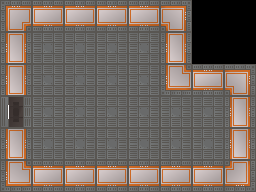

The image is a tile-based game level rendered from a .tmx file. Its description and complete source (layers, tilesets, objects, tile grids) follow:
An orthogonal 8x6 tile map with 32x32 px tiles, 3 tile layers (Color Fill, Background, Walls), 5 tilesets and 12 objects (7x rock, 2x alien, puddle, playerSpawn, exit).

<map version="1.4" tiledversion="1.4.2" orientation="orthogonal" renderorder="right-down" width="8" height="6" tilewidth="32" tileheight="32" infinite="0" nextlayerid="6" nextobjectid="13">
 <tileset firstgid="1" name="Floor" tilewidth="32" tileheight="32" tilecount="63" columns="7">
  <image source="../Assets/tileset.png" width="224" height="288" />
 </tileset>
 <tileset firstgid="64" name="Black Blocks" tilewidth="32" tileheight="32" tilecount="576" columns="24">
  <image source="../Assets/blacksquare.png" width="768" height="768" />
 </tileset>
 <tileset firstgid="640" name="Rocks" tilewidth="32" tileheight="32" tilecount="1" columns="1">
  <image source="../Assets/addwork.png" width="32" height="32" />
 </tileset>
 <tileset firstgid="641" name="Aliens" tilewidth="32" tileheight="32" tilecount="2" columns="2">
  <image source="../Assets/aliensprite_idle.png" width="64" height="32" />
 </tileset>
 <tileset firstgid="643" name="Water" tilewidth="32" tileheight="32" tilecount="1" columns="1">
  <image source="../Assets/MasterSimple.png" width="32" height="32" />
 </tileset>
 <layer id="2" name="Color Fill" width="8" height="6" locked="1">
  <data encoding="csv">
0,0,0,0,0,0,64,64,
0,0,0,0,0,0,64,64,
0,0,0,0,0,0,0,0,
0,0,0,0,0,0,0,0,
0,0,0,0,0,0,0,0,
0,0,0,0,0,0,0,0
</data>
 </layer>
 <layer id="1" name="Background" width="8" height="6" locked="1">
  <data encoding="csv">
0,0,0,0,0,0,0,0,
0,9,9,9,9,0,0,0,
0,9,9,9,9,0,0,0,
42,9,9,9,9,9,9,0,
0,9,9,9,9,9,9,0,
0,0,0,0,0,0,0,0
</data>
 </layer>
 <layer id="3" name="Walls" width="8" height="6" locked="1">
  <data encoding="csv">
22,2,2,2,2,6,0,0,
8,0,0,0,0,8,0,0,
8,0,0,0,0,13,2,6,
0,0,0,0,0,0,0,8,
8,0,0,0,0,0,0,8,
13,2,2,2,2,2,2,11
</data>
 </layer>
 <objectgroup id="4" name="Group" locked="1">
  <object id="1" name="rock" gid="640" x="32" y="96" width="32" height="32" />
  <object id="2" name="rock" gid="640" x="64" y="96" width="32" height="32" />
  <object id="3" name="rock" gid="640" x="64" y="128" width="32" height="32" />
  <object id="4" name="rock" gid="640" x="96" y="96" width="32" height="32" />
  <object id="5" name="rock" gid="640" x="128" y="128" width="32" height="32" />
  <object id="6" name="rock" gid="640" x="128" y="160" width="32" height="32" />
  <object id="7" name="rock" gid="640" x="192" y="160" width="32" height="32" />
  <object id="8" name="alien" gid="641" x="192" y="128" width="32" height="32" />
  <object id="9" name="alien" gid="641" x="96" y="64" width="32" height="32" />
  <object id="10" name="puddle" gid="643" x="96" y="128" width="32" height="32" />
 </objectgroup>
 <objectgroup id="5" name="Player" locked="1">
  <object id="11" name="playerSpawn" x="48" y="112">
   <point />
  </object>
  <object id="12" name="exit" x="0" y="96" width="32" height="32" />
 </objectgroup>
</map>
